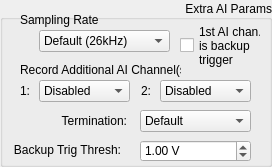
<?xml version="1.0" encoding="UTF-8"?>
<ui version="4.0">
 <class>Bug_ExtraAIParams</class>
 <widget class="QGroupBox" name="Bug_ExtraAIParams">
  <property name="geometry">
   <rect>
    <x>0</x>
    <y>0</y>
    <width>272</width>
    <height>167</height>
   </rect>
  </property>
  <property name="windowTitle">
   <string>Bug Extra AI Params</string>
  </property>
  <property name="toolTip">
   <string>&lt;html&gt;&lt;head/&gt;&lt;body&gt;&lt;p&gt;Specify additional parameters specific to AI channel acquisition and triggering here.&lt;/p&gt;&lt;/body&gt;&lt;/html&gt;</string>
  </property>
  <property name="autoFillBackground">
   <bool>true</bool>
  </property>
  <property name="title">
   <string>Extra AI Params</string>
  </property>
  <property name="alignment">
   <set>Qt::AlignRight|Qt::AlignTrailing|Qt::AlignVCenter</set>
  </property>
  <widget class="QComboBox" name="chan1">
   <property name="geometry">
    <rect>
     <x>39</x>
     <y>80</y>
     <width>91</width>
     <height>22</height>
    </rect>
   </property>
   <property name="toolTip">
    <string>&lt;html&gt;&lt;head/&gt;&lt;body&gt;&lt;p&gt;Optionally, you can record a additioanl AI channel(2), up to 2. This can be the AI channel you want to use for triggering + 1 extra channel, or if not using AI for triggering, 2 additional AI channels. These additional channels are saved alongside all the other data. &lt;/p&gt;&lt;p&gt;Useful for synchronizing telemetry recording data to other systems.&lt;/p&gt;&lt;/body&gt;&lt;/html&gt;</string>
   </property>
   <item>
    <property name="text">
     <string>Disabled</string>
    </property>
   </item>
  </widget>
  <widget class="QLabel" name="chanLbl">
   <property name="geometry">
    <rect>
     <x>20</x>
     <y>60</y>
     <width>161</width>
     <height>20</height>
    </rect>
   </property>
   <property name="toolTip">
    <string>&lt;html&gt;&lt;head/&gt;&lt;body&gt;&lt;p&gt;Optionally, you can record a second AI channel along with the AI channel you want to use for triggering. This additional channel is saved alongside all the other data. &lt;/p&gt;&lt;p&gt;Useful for synchronizing telemetry recording data to other systems.&lt;/p&gt;&lt;/body&gt;&lt;/html&gt;</string>
   </property>
   <property name="text">
    <string>Record Additional AI Channel(s)</string>
   </property>
  </widget>
  <widget class="QComboBox" name="rate">
   <property name="geometry">
    <rect>
     <x>39</x>
     <y>30</y>
     <width>131</width>
     <height>22</height>
    </rect>
   </property>
   <property name="toolTip">
    <string>&lt;html&gt;&lt;head/&gt;&lt;body&gt;&lt;p&gt;Specify the sampling rate to use for AI. The default is to match the sampling rate of the Bug3 Telemetry system, which is 26kHz. Since some NI devices can't acquire at this high a rate, you may reduce the sampling rate for AI here.&lt;/p&gt;&lt;p&gt;If the sampling rate is smaller than the telemetry system rate, the incoming AI data will be upsampled to match the telemetry data before being graphed and/or saved.&lt;/p&gt;&lt;/body&gt;&lt;/html&gt;</string>
   </property>
   <item>
    <property name="text">
     <string>Default (26kHz)</string>
    </property>
   </item>
   <item>
    <property name="text">
     <string>1/2 Speed (13kHz)</string>
    </property>
   </item>
   <item>
    <property name="text">
     <string>1/4 Speed (6.5kHz)</string>
    </property>
   </item>
   <item>
    <property name="text">
     <string>1/8 Speed (3.25kHz)</string>
    </property>
   </item>
   <item>
    <property name="text">
     <string>1/16 Speed (1.63kHz)</string>
    </property>
   </item>
  </widget>
  <widget class="QLabel" name="rateLbl">
   <property name="geometry">
    <rect>
     <x>20</x>
     <y>10</y>
     <width>161</width>
     <height>20</height>
    </rect>
   </property>
   <property name="toolTip">
    <string>&lt;html&gt;&lt;head/&gt;&lt;body&gt;&lt;p&gt;Specify the sampling rate to use for AI. The default is to match the sampling rate of the Bug3 Telemetry system, which is 26kHz. Since some NI devices can't acquire at this high a rate, you may reduce the sampling rate for AI here.&lt;/p&gt;&lt;p&gt;If the sampling rate is smaller than the telemetry system rate, the incoming AI data will be upsampled to match the telemetry data before being graphed and/or saved.&lt;/p&gt;&lt;/body&gt;&lt;/html&gt;</string>
   </property>
   <property name="text">
    <string>Sampling Rate</string>
   </property>
  </widget>
  <widget class="QLabel" name="labelai1">
   <property name="geometry">
    <rect>
     <x>20</x>
     <y>80</y>
     <width>16</width>
     <height>22</height>
    </rect>
   </property>
   <property name="toolTip">
    <string>&lt;html&gt;&lt;head/&gt;&lt;body&gt;&lt;p&gt;Optionally, you can record a additioanl AI channel(2), up to 2. This can be the AI channel you want to use for triggering + 1 extra channel, or if not using AI for triggering, 2 additional AI channels. These additional channels are saved alongside all the other data. &lt;/p&gt;&lt;p&gt;Useful for synchronizing telemetry recording data to other systems.&lt;/p&gt;&lt;/body&gt;&lt;/html&gt;</string>
   </property>
   <property name="text">
    <string>1:</string>
   </property>
  </widget>
  <widget class="QLabel" name="labelai2">
   <property name="geometry">
    <rect>
     <x>141</x>
     <y>80</y>
     <width>16</width>
     <height>22</height>
    </rect>
   </property>
   <property name="toolTip">
    <string>&lt;html&gt;&lt;head/&gt;&lt;body&gt;&lt;p&gt;Optionally, you can record a additioanl AI channel(2), up to 2. This can be the AI channel you want to use for triggering + 1 extra channel, or if not using AI for triggering, 2 additional AI channels. These additional channels are saved alongside all the other data. &lt;/p&gt;&lt;p&gt;Useful for synchronizing telemetry recording data to other systems.&lt;/p&gt;&lt;/body&gt;&lt;/html&gt;</string>
   </property>
   <property name="text">
    <string>2:</string>
   </property>
  </widget>
  <widget class="QComboBox" name="chan2">
   <property name="geometry">
    <rect>
     <x>160</x>
     <y>80</y>
     <width>91</width>
     <height>22</height>
    </rect>
   </property>
   <property name="toolTip">
    <string>&lt;html&gt;&lt;head/&gt;&lt;body&gt;&lt;p&gt;Optionally, you can record a additioanl AI channel(2), up to 2. This can be the AI channel you want to use for triggering + 1 extra channel, or if not using AI for triggering, 2 additional AI channels. These additional channels are saved alongside all the other data. &lt;/p&gt;&lt;p&gt;Useful for synchronizing telemetry recording data to other systems.&lt;/p&gt;&lt;/body&gt;&lt;/html&gt;</string>
   </property>
   <item>
    <property name="text">
     <string>Disabled</string>
    </property>
   </item>
  </widget>
  <widget class="QCheckBox" name="trigBackupChk">
   <property name="geometry">
    <rect>
     <x>180</x>
     <y>20</y>
     <width>81</width>
     <height>51</height>
    </rect>
   </property>
   <property name="toolTip">
    <string>&lt;html&gt;&lt;head/&gt;&lt;body&gt;&lt;p&gt;This is for Huai-Ti's proposed 'backup triggering' mechanism.&lt;/p&gt;&lt;p&gt;If checked, the specified 1st AI channel is used as a 'backup' trigger channel for whenever the USB telemetry system loses data and is no longer sending data to SpikeGL.&lt;/p&gt;&lt;/body&gt;&lt;/html&gt;</string>
   </property>
   <property name="text">
    <string>1st AI chan.
is backup 
trigger</string>
   </property>
  </widget>
  <widget class="QLabel" name="aiTerminationLabel">
   <property name="geometry">
    <rect>
     <x>6</x>
     <y>110</y>
     <width>121</width>
     <height>22</height>
    </rect>
   </property>
   <property name="toolTip">
    <string>The termination setting to use for the AI channels.  See NI docs for an explanation of these terms.  Default is usually good enough.</string>
   </property>
   <property name="text">
    <string>Termination:</string>
   </property>
   <property name="alignment">
    <set>Qt::AlignRight|Qt::AlignTrailing|Qt::AlignVCenter</set>
   </property>
  </widget>
  <widget class="QComboBox" name="terminationCB">
   <property name="geometry">
    <rect>
     <x>140</x>
     <y>110</y>
     <width>111</width>
     <height>22</height>
    </rect>
   </property>
   <property name="toolTip">
    <string>The termination setting to use for the AI channels.  See NI docs for an explanation of these terms.  Default is usually good enough.</string>
   </property>
   <item>
    <property name="text">
     <string>Default</string>
    </property>
   </item>
   <item>
    <property name="text">
     <string>RSE</string>
    </property>
   </item>
   <item>
    <property name="text">
     <string>NRSE</string>
    </property>
   </item>
   <item>
    <property name="text">
     <string>Differential</string>
    </property>
   </item>
   <item>
    <property name="text">
     <string>PseudoDifferential</string>
    </property>
   </item>
  </widget>
  <widget class="QLabel" name="threshLbl">
   <property name="geometry">
    <rect>
     <x>10</x>
     <y>140</y>
     <width>111</width>
     <height>20</height>
    </rect>
   </property>
   <property name="toolTip">
    <string>&lt;html&gt;&lt;head/&gt;&lt;body&gt;&lt;p&gt;Specify the threshold for AI triggering, if using AI as a backup trigger.&lt;/p&gt;&lt;p&gt;Otherwise this parameter is ignored.&lt;/p&gt;&lt;/body&gt;&lt;/html&gt;</string>
   </property>
   <property name="text">
    <string>Backup Trig Thresh:</string>
   </property>
   <property name="alignment">
    <set>Qt::AlignRight|Qt::AlignTrailing|Qt::AlignVCenter</set>
   </property>
  </widget>
  <widget class="QDoubleSpinBox" name="thresh">
   <property name="geometry">
    <rect>
     <x>140</x>
     <y>140</y>
     <width>111</width>
     <height>22</height>
    </rect>
   </property>
   <property name="toolTip">
    <string>&lt;html&gt;&lt;head/&gt;&lt;body&gt;&lt;p&gt;Specify the threshold for AI triggering, if using AI as a backup trigger.&lt;/p&gt;&lt;p&gt;Otherwise this parameter is ignored.&lt;/p&gt;&lt;/body&gt;&lt;/html&gt;</string>
   </property>
   <property name="suffix">
    <string> V</string>
   </property>
   <property name="minimum">
    <double>-10.000000000000000</double>
   </property>
   <property name="maximum">
    <double>10.000000000000000</double>
   </property>
   <property name="singleStep">
    <double>0.250000000000000</double>
   </property>
   <property name="value">
    <double>1.000000000000000</double>
   </property>
  </widget>
 </widget>
 <resources/>
 <connections/>
</ui>
